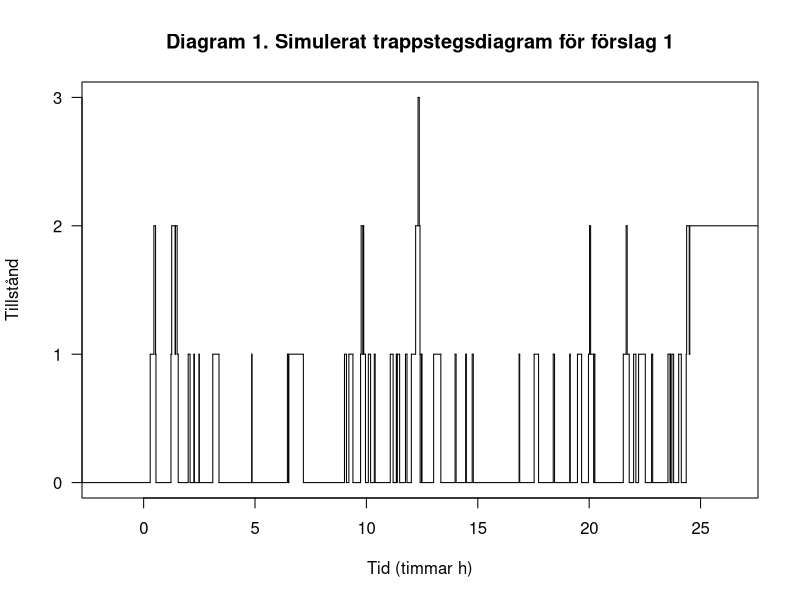
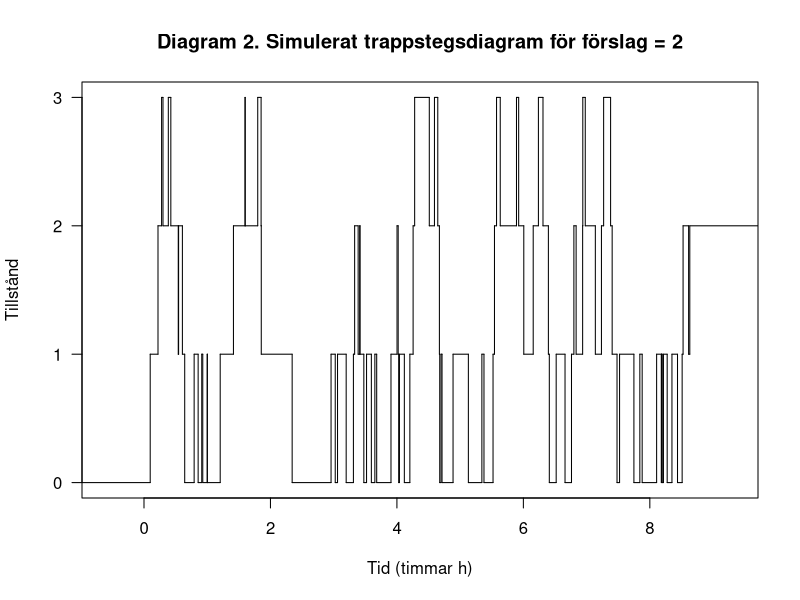
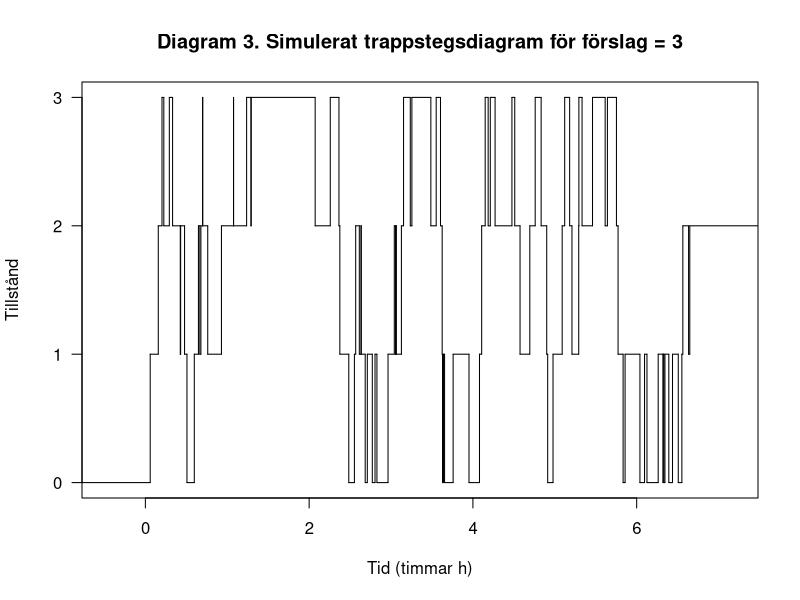

Generate these figures, in order, with R:
## ---- chunk 1

bd_process <- function(lambda, mu, initial_state = 0, steps = 100) {
  
  # Time_now och state_now definieras redan här innan processen ingår i for-loopen. Time_now och state_Now ger grunden för
  # parametervärderna lambda_now och mu_now där dessa ställs med två stycken if-statements beroende på om processen är i 
  # extremtillståndet eller inte. 
  
  time_now <- 0
  state_now <- initial_state
  
  # Dessa vektorer ska byggas på inom loopen nedan
  time <- 0
  state <- initial_state
  
  for (i in 1:steps) {
    
    # Som en sekvens från 1 upp till ”steps” ställs processen varje gång för ett if-statement där
    # man kollar på processens aktuella stillstånd S. Ifall processen befinner sig i aktuellt tillstånd
    # state_now = 3 innebär det att systemet är fullsatt och inget nytt jobb kan matas in till
    # systemet. Födelseintensiteten för komponenten är då att aktuella lambda = 0. Annars är det ledigt
    # utrymme i systemet för datorn att ta sig an nytt jobb med intensiteten lambda. Detta är 
    # alltså ett statement för födelseintensiteten för det övre extremfallet.
    # Hänvisning till Intensitetsmatrisen Q som går att hitta i "Uppgift 1"
    

  if (state_now == 3) { 
    lambda_now <- 0
  } else {
    lambda_now <- lambda
  }
    
    # Här ställs processen inför ett if-statement där man ser ifall processens aktuella tillstånd vid det specifika
    # ”steget” är lika med noll eller inte. Om aktuella tillståndet state_now == 0 innebär det att systemet för datorn är
    # totalt ledig, finns varken jobb i kön eller servern, och det finns utrymme för nya jobb men det finns inga jobb att 
    # avlägsna från datorn och därmed sätts den aktuella dödsintensiteten mu = 0 när state_now == 0. Annars finns det jobb att
    # avlägsna vilket sker med intensiteten mu. Detta är alltså ett statement för dödsintensiteten för det nedre
    # extremfallet. Hänvisning till Intensitetsmatrisen Q som går att hitta i "Uppgift 1"

  if (state_now == 0) { 
    mu_now <- 0
  } else { 
    mu_now <- mu
  }
  
    # time_to_transition() motsvarar tiden det tar för processen att vara med om en tillståndsändring. Tiden för
    # tillståndsändring tas fram genom att använda sig av fördelningen ~ exp(lambda + mu) som medför med hänvisning
    # till Föreläsning 8 (author: Rosengren, heading: Exponentialfördelningen och Poissonprocessen, page: 1) ger ett
    # väntevärde på E(Y) = (lambda + mu)^(-1). Tiden tas fram genom att man generar ett slumptal mha log(runif(1)) till
    # väntevärdet för exp(λ + μ) och eftersom outputen / tiden för tillståndsändring måste vara positivt väljer vi att
    # införa abs()-kommandot till kodningen.
    
    time_to_transition <- (mu_now + lambda_now)^(-1)*(abs(log(runif(1)))) 
    
    
    # Här ställer vi upp ett if-statement med villkor gällande sannolikheten för tillståndsändringen. Om sannolikheten
    # för att avlägsna ett jobb är större än sannolikheten att får ett nytt jobb så minskar det aktuella tillståndet med
    # en enhet (qn,n-1). Annars, om sannolikheten att få ett nytt jobb överstiger sannolikheten att avlägsna ett jobb så
    # ökar det aktuella tillståndet med en enhet (qn,n+1). Vi generar alltså en slumpsannolikhet med respekt till
    # intensitetsparameterar mu_now och lambda_now. Vi valde att omvandla villkoret så att det villkoret bara
    # innehåller ett runif-kommando istället för två stycken. 
    
    # Sidkommentar:
    # Om sannolikheten för att avsluta ett jobb är större än sannolikheten för nytillkommet jobb är det aktuella
    # tillståndet med om tillståndsändringen state_now <- state_now -1. Om sannolikheten för att avsluta ett jobb är
    # mindre än sannolikheten  för nytillkommet jobb är det aktuella tillståndet med om tillståndsändringen
    # state_now <- state_now +1. 
    
  if ( (mu_now + lambda_now)*runif(1) < mu_now) {
    state_now <- state_now - 1
  } else {
    state_now <- state_now + 1
  }
    
    # time_now() är en vektor som innehåller summan av tiden mellan tillståndsändringar och time_now() börjar med
    # noll tidsenheter genom  time_now() <- 0 i inledningsskedet av kodskelettet. Vektorn uppdateras med
    # time_to_transition för varje steg i simuleringen vilket skapar en kumulativ tidsvektor mellan tillståndsändringar upp till "steps="
    # stycken tillståndsändringar.
  
  time_now <- time_now + time_to_transition 
  
  # time() är en vektor där sista elementet är värdet på time_now() för det sista elementet alltså det den sista tiden mellan 
  # tillståndsändringen. 
  
  time <- c(time, time_now)
  
  # state() är en vektor där elementen är olika tillstånd i tillståndsrummet för komponenten. Tillståndet har framkommit i den sekvens som
  # resulterats från simuleringen av födelse och dödsprocessen. 
  
  state <- c(state, state_now)
  
  }
  
  # Returnera en lista med de två vektorerna tid och state
  
  list(time = time, state = state) 
}
## ---- chunk 2

forslagsfunktionen <- function(forslag, info = bd_process, steg = 100) {
  
  set.seed(19990421)
  
  fodelseintensitet <- c(2,6,10)
  
  dodsintensitet <- c(10, 10, 10)
  
  forslagmodell <- info(lambda = fodelseintensitet[forslag], mu = dodsintensitet[forslag], steps = steg)
  
  return(forslagmodell)
}
## ---- chunk 3
time1 <- forslagsfunktionen(forslag = 1)$time
state1 <- forslagsfunktionen(forslag = 1)$state

plot(stepfun(time1[-1], state1), 
     do.points = FALSE,
     xlab = "Tid (timmar h)",
     ylab = "Tillstånd",
     main = "Diagram 1. Simulerat trappstegsdiagram för förslag 1",
     yaxt = "n")

axis(2, at = c(0, 1, 2, 3), las = 2)

## ---- chunk 4
time2 <- forslagsfunktionen(forslag = 2)$time
state2 <- forslagsfunktionen(forslag = 2)$state

plot(stepfun(time2[-1], state2), 
     do.points = FALSE,
     xlab = "Tid (timmar h)",
     ylab = "Tillstånd",
     main = "Diagram 2. Simulerat trappstegsdiagram för förslag = 2" ,
     yaxt = "n")

axis(2, at = c(0, 1, 2, 3), las = 2)
## ---- chunk 5
time3 <- forslagsfunktionen(forslag = 3)$time
state3 <- forslagsfunktionen(forslag = 3)$state

plot(stepfun(time3[-1], state3), 
     do.points = FALSE,
     xlab = "Tid (timmar h)",
     ylab = "Tillstånd",
     main = "Diagram 3. Simulerat trappstegsdiagram för förslag = 3",
     yaxt = "n")

axis(2, at = c(0, 1, 2, 3), las = 2)
## ---- chunk 6

time1s <- forslagsfunktionen(forslag = 1, info = bd_process, steg = 500)$time
time2s <- forslagsfunktionen(forslag = 2, info = bd_process, steg = 500)$time
time3s <- forslagsfunktionen(forslag = 3, info = bd_process, steg = 500)$time

Tidtabellen <- data.frame("Antalet tim steps=500" = c(round(time1s[length(time1s)]),  
                                                                            round(time2s[length(time2s)]),
                                                                            round(time3s[length(time3s)])))

rownames(Tidtabellen) <- c("Förslag 1 med lambda = 2 och mu = 10", 
                           "Förslag 2 med lambda = 6 och mu = 10", 
                           "Förslag 3 med lambda = 10 och mu = 10" )

Tidtabellen

## ---- chunk 7

proportion_in_state <- function(s, bdp) {
  
  state <- bdp$state
  
  time <- bdp$time
  
  time_in_s = 0 
  
  total_time = time[1]
  
  if (state[1] == s) {
    
    time_in_s = time[1]
    
  } 
  
  for ( i in seq(2,length(state)-2) ) {
    
    total_time = total_time + time[i] - time[i-1]
    
    if (state[i] == s) {
      
      time_in_s = time_in_s + time[i+1] - time[i]
    }
  
  }
  return(time_in_s / total_time)
}
## ---- chunk 8

nyamatrix <- matrix(ncol = 4, nrow = 3)

nyamatrix[1:3,1] <- c(proportion_in_state(s = 0, bdp = forslagsfunktionen(forslag = 1, info = bd_process, steg = 1000)),
                      proportion_in_state(s = 0, bdp = forslagsfunktionen(forslag = 2, info = bd_process, steg = 1000)),
                      proportion_in_state(s = 0, bdp = forslagsfunktionen(forslag = 3, info = bd_process, steg = 1000)))

nyamatrix[1:3,2] <- c(proportion_in_state(s = 1, bdp = forslagsfunktionen(forslag = 1, info = bd_process, steg = 1000)),
                      proportion_in_state(s = 1, bdp = forslagsfunktionen(forslag = 2, info = bd_process, steg = 1000)),
                      proportion_in_state(s = 1, bdp = forslagsfunktionen(forslag = 3, info = bd_process, steg = 1000)))

nyamatrix[1:3,3] <- c(proportion_in_state(s = 2, bdp = forslagsfunktionen(forslag = 1, info = bd_process, steg = 1000)),
                      proportion_in_state(s = 2, bdp = forslagsfunktionen(forslag = 2, info = bd_process, steg = 1000)),
                      proportion_in_state(s = 2, bdp = forslagsfunktionen(forslag = 3, info = bd_process, steg = 1000)))

nyamatrix[1:3,4] <- c(proportion_in_state(s = 3, bdp = forslagsfunktionen(forslag = 1, info = bd_process, steg = 1000)),
                      proportion_in_state(s = 3, bdp = forslagsfunktionen(forslag = 2, info = bd_process, steg = 1000)),
                      proportion_in_state(s = 3, bdp = forslagsfunktionen(forslag = 3, info = bd_process, steg = 1000)))

df <- data.frame(Forslag = c("Förslag 1 med lambda = 2 och mu = 10",
                             "Förslag 2 med lambda = 6 och mu = 10",
                             "Förslag 3 med lambda = 10 och mu = 10"))

df <- cbind(df, rbind(nyamatrix)) 
names(df)[-1] <- paste0("Tillstånd ", 0:3)
knitr::kable(df, digits = 4, caption = "Tabell: Andelen av den totala tiden för respektive tillstånd och förslag med steg = 1000")
## ---- chunk 9

Forslag <- 3 # antalet förslag
Tillstand <- 4 # antalet tillstånd
IntenMatris <- matrix(0, ncol = Tillstand, nrow = Forslag, byrow = TRUE)


# Förslag 1 & trafikintensitet 
Trafikint <- 2/10
IntenMatris[1, ] <- Trafikint^(seq(0,3)) * ( 1- Trafikint) / ( 1- Trafikint^(Forslag+1))


# Förslag 2 & trafikintensitet 
Trafikint <- 6/10
IntenMatris[2, ] <- Trafikint^(seq(0,3)) * ( 1- Trafikint) / ( 1- Trafikint^(Forslag+1))


# Förslag 3 & trafikintensitet ( annorlunda method är trafikintensiteten p = 1 )
Trafikint <- 10/10
IntenMatris[3, ] <- Trafikint^(seq(0,3)) / (3+1) 

df1 <- data.frame("Förslag" = c("Förslag 1 med lambda = 2 och mu = 10","Förslag 2 med lambda = 6 och mu = 10", "Förslag 3 med lambda = 10 och mu = 10"))

df <- cbind(df1, rbind(IntenMatris[1,],IntenMatris[2,], IntenMatris[3,]))
names(df)[-1] <- paste0("Tillstånd ", 0:3) 
knitr::kable(df, digits = 4, caption = "Tabell 2: Stationära fördelningen med respekt till förslagens (1-3) olika trafikintensiteter")

